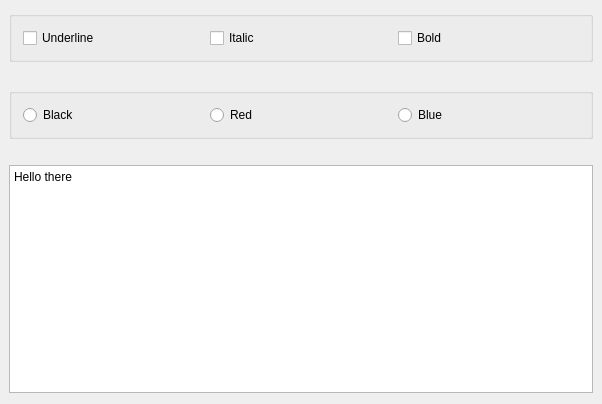
<?xml version="1.0" encoding="UTF-8"?>
<ui version="4.0">
 <class>MainWindow</class>
 <widget class="QMainWindow" name="MainWindow">
  <property name="enabled">
   <bool>true</bool>
  </property>
  <property name="geometry">
   <rect>
    <x>0</x>
    <y>0</y>
    <width>602</width>
    <height>404</height>
   </rect>
  </property>
  <property name="windowTitle">
   <string>Clion_Qt_Demo</string>
  </property>
  <property name="styleSheet">
   <string notr="true"/>
  </property>
  <widget class="QWidget" name="centralWidget">
   <property name="styleSheet">
    <string notr="true"/>
   </property>
   <layout class="QVBoxLayout" name="verticalLayout">
    <property name="leftMargin">
     <number>9</number>
    </property>
    <property name="rightMargin">
     <number>9</number>
    </property>
    <item>
     <widget class="QGroupBox" name="fontBox">
      <property name="title">
       <string/>
      </property>
      <layout class="QHBoxLayout" name="horizontalLayout">
       <item>
        <widget class="QCheckBox" name="chkBoxUnder">
         <property name="text">
          <string>Underline</string>
         </property>
        </widget>
       </item>
       <item>
        <widget class="QCheckBox" name="chkBoxItalic">
         <property name="text">
          <string>Italic</string>
         </property>
        </widget>
       </item>
       <item>
        <widget class="QCheckBox" name="chkBoxBold">
         <property name="text">
          <string>Bold</string>
         </property>
        </widget>
       </item>
      </layout>
     </widget>
    </item>
    <item>
     <spacer name="verticalSpacer">
      <property name="orientation">
       <enum>Qt::Vertical</enum>
      </property>
      <property name="sizeType">
       <enum>QSizePolicy::Fixed</enum>
      </property>
      <property name="sizeHint" stdset="0">
       <size>
        <width>20</width>
        <height>20</height>
       </size>
      </property>
     </spacer>
    </item>
    <item>
     <widget class="QGroupBox" name="colorBox">
      <property name="title">
       <string/>
      </property>
      <layout class="QHBoxLayout" name="horizontalLayout_2">
       <item>
        <widget class="QRadioButton" name="rBtnBlack">
         <property name="text">
          <string>Black</string>
         </property>
        </widget>
       </item>
       <item>
        <widget class="QRadioButton" name="rBtnRed">
         <property name="text">
          <string>Red</string>
         </property>
        </widget>
       </item>
       <item>
        <widget class="QRadioButton" name="rBtnBlue">
         <property name="text">
          <string>Blue</string>
         </property>
        </widget>
       </item>
      </layout>
     </widget>
    </item>
    <item>
     <spacer name="verticalSpacer_2">
      <property name="orientation">
       <enum>Qt::Vertical</enum>
      </property>
      <property name="sizeType">
       <enum>QSizePolicy::Fixed</enum>
      </property>
      <property name="sizeHint" stdset="0">
       <size>
        <width>20</width>
        <height>20</height>
       </size>
      </property>
     </spacer>
    </item>
    <item>
     <widget class="QTextEdit" name="textEdit">
      <property name="html">
       <string>&lt;!DOCTYPE HTML PUBLIC &quot;-//W3C//DTD HTML 4.0//EN&quot; &quot;http://www.w3.org/TR/REC-html40/strict.dtd&quot;&gt;
&lt;html&gt;&lt;head&gt;&lt;meta name=&quot;qrichtext&quot; content=&quot;1&quot; /&gt;&lt;style type=&quot;text/css&quot;&gt;
p, li { white-space: pre-wrap; }
&lt;/style&gt;&lt;/head&gt;&lt;body style=&quot; font-family:'SimSun'; font-size:9pt; font-weight:400; font-style:normal;&quot;&gt;
&lt;p style=&quot; margin-top:0px; margin-bottom:0px; margin-left:0px; margin-right:0px; -qt-block-indent:0; text-indent:0px;&quot;&gt;Hello there&lt;/p&gt;&lt;/body&gt;&lt;/html&gt;</string>
      </property>
     </widget>
    </item>
   </layout>
  </widget>
 </widget>
 <layoutdefault spacing="6" margin="11"/>
 <resources/>
 <connections/>
</ui>
